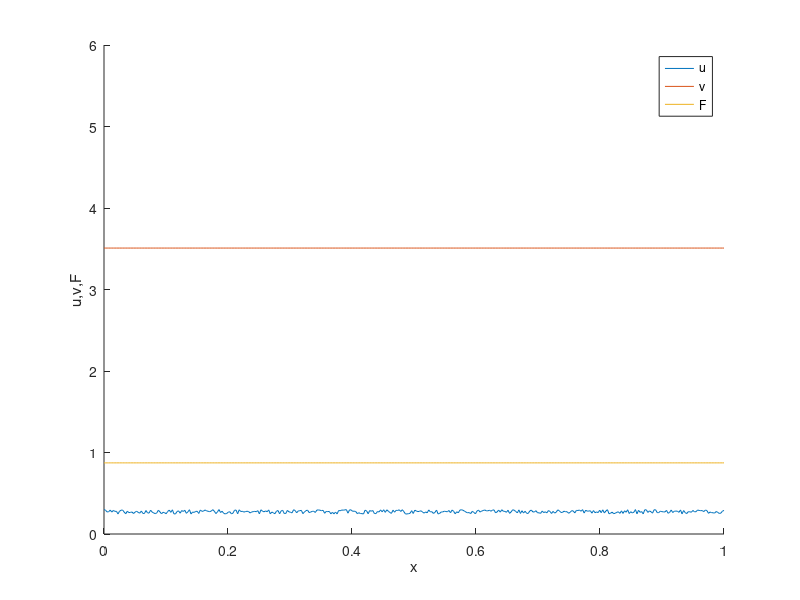

Reproduce this figure in MATLAB. (Note: this script raises an error after producing the figure.)
% Finite difference simulation for the extended 
% wave pinning model in one spatial dimension

%% Numerics parameters
drawperframe=50; % update the animation once per 50 iterations
nx=400; % number of spatial discretization points
dx=1/nx;
T=1; % total time for the simulation
dt=0.0002; % time discretization
nt=T/dt+1;
nFrame=ceil((T/dt)/drawperframe);

%% Model parameters
LL=20^2; delta=0.01; k0=1.0*LL; gamma=18.5*LL; n=2; eta=5.2*LL;
c=1; theta=5.5*LL; alpha=1.5*LL;
s=40*LL; epsilon=0.1; kn=24*LL; ks=7.5*LL;

%% Set up

f = @(u,v,F) (k0+gamma.*u.^n./(1 + u.^n)).*v - (eta+s*F./(1 + F)).*u;

% the unique equilibrium
u0=alpha/theta;
f0=u0*kn/ks;
v0=(c*alpha+(eta+s*f0/(1+f0))*u0)/(k0+gamma*u0^n/(1+u0^n));

x=linspace(0,1,nx)';
u=zeros(nx,1); v=zeros(nx,1); F=zeros(nx,1);

o=ones(nx,1);
A=spdiags([o -2*o o],[-1 0 1],nx,nx);
A(1,1)=-1; % for no-flux BC
A(nx,nx)=-1;
A=A/(dx^2); % A is the discrete Laplacian

%% initial conditions
u=u0*((rand(size(u)))*0.2+0.9);
v(:)=v0;
F(:)=f0;

%% Set up figure
fig=figure();
xlabel('x'); ylabel('u,v,F');
axis([0 1 0 6]);

uu=zeros(nFrame,nx); %for plotting kymographs
vv=zeros(nFrame,nx);
ff=zeros(nFrame,nx);

%% Main solver
th=0.5; % 0: forward Euler, 0.5: Crank-Nicolson, 1: backward Euler
Tu=speye(nx)-th*dt*delta*A;
Tv=speye(nx)-th*dt*A;
for ti=1:1:nt
    if (mod(ti, drawperframe) == 1)
        cla;
        hold on;
        plot(x,u); plot(x,v); plot(x,F);
        legend('u','v','F');
        hold off;
        drawnow
        uu(iFrame,:)=u;
        vv(iFrame,:)=v;
        ff(iFrame,:)=F;
    end
    
    urhs = u + dt*(f(u,v,F) + (1-th)*delta*A*u - c*theta*u);
    unew = Tu\urhs;
    
    vrhs = v + dt*(-f(u,v,F) + (1-th)*A*v + c*alpha);
    vnew = Tv\vrhs;
    
    Fnew = F +(dt*epsilon)*(kn*u - ks*F);
    F=Fnew; u=unew; v=vnew;
end

figu=plot_kymograph(uu, fig_pos, T);
figv=plot_kymograph(vv, fig_pos, T);
figF=plot_kymograph(ff, fig_pos, T);
